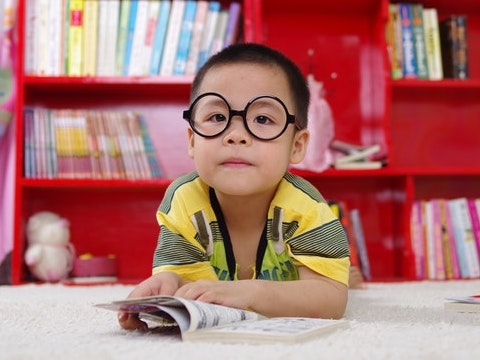
//> input picture resources_opencv/images/boy.jpg, 480 x 360 px
$ ./desaturationFilter   (built with g++ and OpenCV 4)
//> lines starting //> are read from the running program, lines starting //| are printed output that depends on the picture
### LearnOpenCV_course/Control/dataPath.h

#include<string>
std::string DATA_PATH = "../resources_opencv";

### LearnOpenCV_course/Color/ColorSpace/desaturationFilter.cpp
#include <iostream>
#include "dataPath.h"
#include <opencv2/imgproc.hpp>
#include <opencv2/opencv.hpp>

using namespace std;
using namespace cv;

int main ()
{

    string filename = DATA_PATH + "/images/boy.jpg";
    Mat img         = imread (filename);
//> img is the input picture: 360 rows x 480 cols, CV_8UC3; mean B, G, R 111.8, 115.3, 174.3

    // Укажите коэффициент масштабирования
    float saturationScale = 0.01;

    Mat hsvImage;

    // Преобразовать в цветовое пространство HSV
    cv::cvtColor (img, hsvImage, COLOR_BGR2HSV);
//> hsvImage: 360 rows x 480 cols, CV_8UC3; mean H, S, V 93.8, 115.9, 176.2

    // Преобразовать в float32
    hsvImage.convertTo (hsvImage, CV_32F);
//> hsvImage: 360 rows x 480 cols, CV_32FC3; mean H, S, V 93.8, 115.9, 176.2

    vector<Mat> channels (3);

    // Разделить каналы
    split (hsvImage, channels);
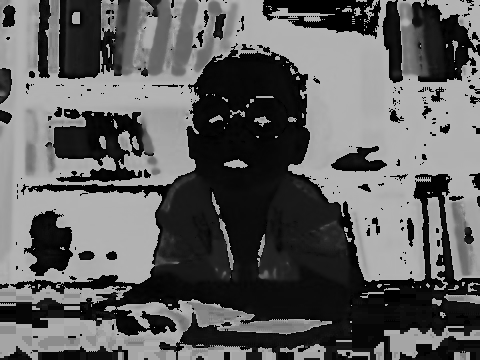
//> channels[0]: 360 rows x 480 cols, CV_32FC1; min 0, max 179, mean 93.8
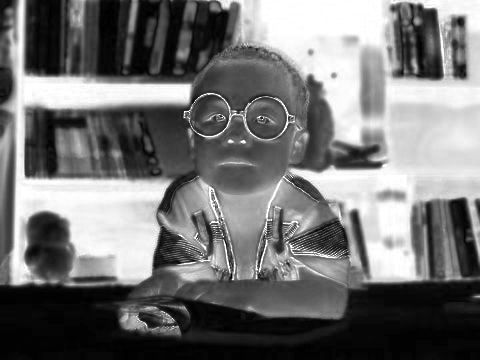
//> channels[1]: 360 rows x 480 cols, CV_32FC1; min 0, max 255, mean 115.9
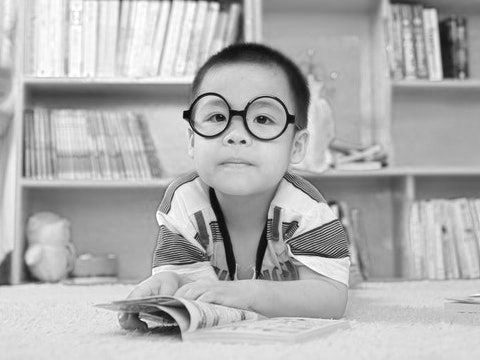
//> channels[2]: 360 rows x 480 cols, CV_32FC1; min 6, max 255, mean 176.2

    // Умножаем канал S на коэффициент масштабирования
    channels [1] = channels [1] * saturationScale;
    // Операция отсечения выполняется для ограничения значений пикселей
    // между 0 и 255
    min (channels [1], 255, channels [1]);
    max (channels [1], 0, channels [1]);

    // Объединить каналы
    merge (channels, hsvImage);
//> hsvImage: 360 rows x 480 cols, CV_32FC3; mean H, S, V 93.8, 1.2, 176.2

    // Преобразовать обратно из float32
    hsvImage.convertTo (hsvImage, CV_8UC3);
//> hsvImage: 360 rows x 480 cols, CV_8UC3; mean H, S, V 93.8, 1.1, 176.2

    Mat imSat;
    // Преобразовать в цветовое пространство BGR
    cv::cvtColor (hsvImage, imSat, COLOR_HSV2BGR);

    imshow ("Original Image", img);
    imshow ("Desaturated Image", imSat);
    waitKey (0);

    return 0;
}

$ run again, with resources_opencv/images/Coins4.jpg copied over resources_opencv/images/boy.jpg
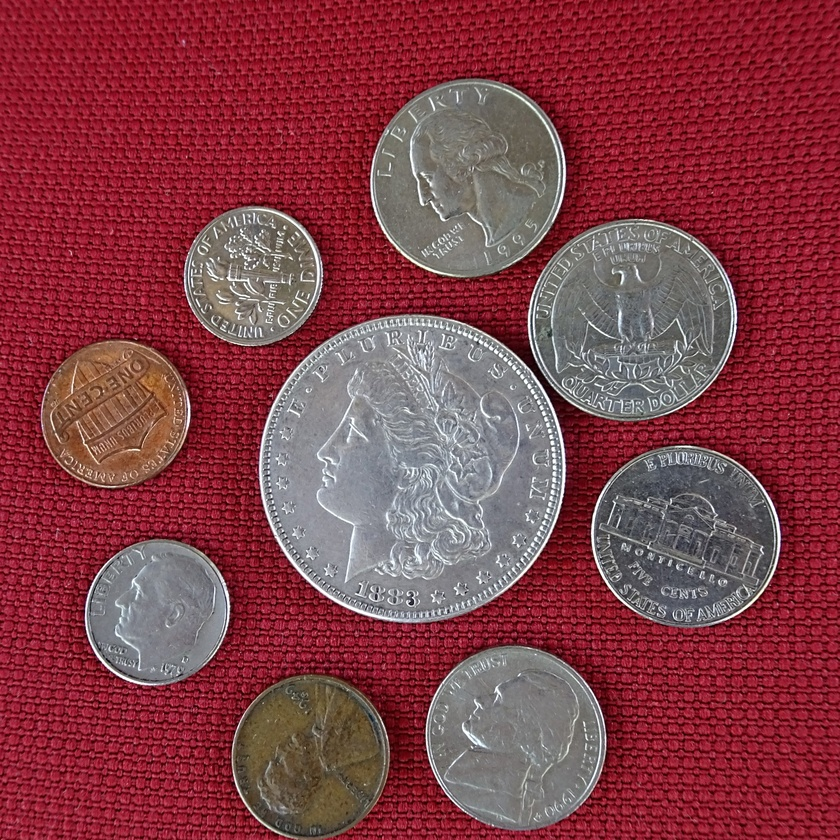
//> input picture resources_opencv/images/Coins4.jpg, 840 x 840 px, shrunk from 1920 x 1920 before the run
//> img is the input picture: 840 rows x 840 cols, CV_8UC3; mean B, G, R 71.7, 62.9, 131.7
//> `split (hsvImage, channels);`:
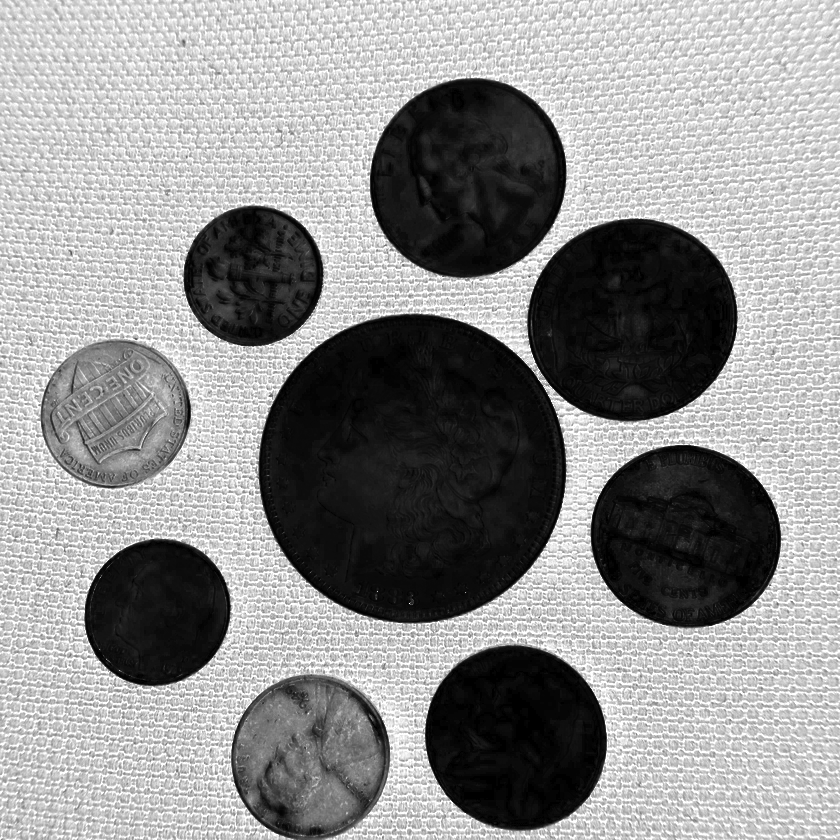
//> channels[1]: 840 rows x 840 cols, CV_32FC1; min 0, max 255, mean 143.1
//> `split (hsvImage, channels);`:
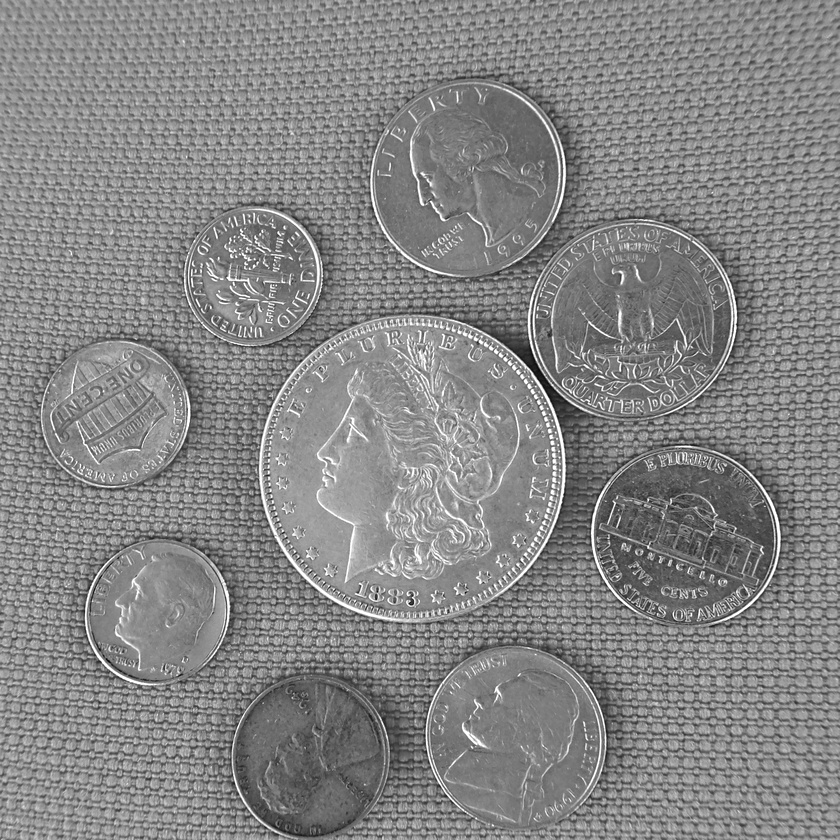
//> channels[2]: 840 rows x 840 cols, CV_32FC1; min 8, max 255, mean 133.3
